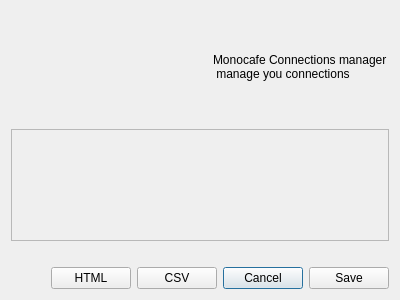
<?xml version="1.0" encoding="UTF-8"?>
<ui version="4.0">
 <class>edit_connections_dialog</class>
 <widget class="QDialog" name="edit_connections_dialog">
  <property name="geometry">
   <rect>
    <x>0</x>
    <y>0</y>
    <width>400</width>
    <height>300</height>
   </rect>
  </property>
  <property name="windowTitle">
   <string>Dialog</string>
  </property>
  <layout class="QVBoxLayout" name="verticalLayout_3">
   <item>
    <layout class="QVBoxLayout" name="verticalLayout_2">
     <item>
      <layout class="QHBoxLayout" name="horizontalLayout">
       <item>
        <spacer name="verticalSpacer">
         <property name="orientation">
          <enum>Qt::Vertical</enum>
         </property>
         <property name="sizeHint" stdset="0">
          <size>
           <width>20</width>
           <height>40</height>
          </size>
         </property>
        </spacer>
       </item>
       <item>
        <widget class="QLabel" name="label_Image">
         <property name="text">
          <string/>
         </property>
        </widget>
       </item>
       <item>
        <widget class="QLabel" name="label">
         <property name="text">
          <string>Monocafe Connections manager
 manage you connections</string>
         </property>
        </widget>
       </item>
      </layout>
     </item>
    </layout>
   </item>
   <item>
    <widget class="QScrollArea" name="tree_scroll">
     <property name="widgetResizable">
      <bool>true</bool>
     </property>
     <widget class="QWidget" name="scrollAreaWidgetContents_2">
      <property name="geometry">
       <rect>
        <x>0</x>
        <y>0</y>
        <width>380</width>
        <height>106</height>
       </rect>
      </property>
     </widget>
    </widget>
   </item>
   <item>
    <layout class="QGridLayout" name="gridLayout_2">
     <item row="1" column="4">
      <widget class="QPushButton" name="cancel_button">
       <property name="text">
        <string>Cancel</string>
       </property>
      </widget>
     </item>
     <item row="1" column="1">
      <widget class="QPushButton" name="Exp_html_button">
       <property name="text">
        <string extracomment="Export to HTML">HTML</string>
       </property>
      </widget>
     </item>
     <item row="1" column="0">
      <spacer name="horizontalSpacer">
       <property name="orientation">
        <enum>Qt::Horizontal</enum>
       </property>
       <property name="sizeHint" stdset="0">
        <size>
         <width>40</width>
         <height>20</height>
        </size>
       </property>
      </spacer>
     </item>
     <item row="1" column="2">
      <widget class="QPushButton" name="Exp_csv_button">
       <property name="text">
        <string extracomment="Export to CSV">CSV</string>
       </property>
      </widget>
     </item>
     <item row="1" column="5">
      <widget class="QPushButton" name="save_button">
       <property name="text">
        <string>Save</string>
       </property>
      </widget>
     </item>
     <item row="0" column="2">
      <spacer name="horizontalSpacer_2">
       <property name="orientation">
        <enum>Qt::Horizontal</enum>
       </property>
       <property name="sizeHint" stdset="0">
        <size>
         <width>40</width>
         <height>20</height>
        </size>
       </property>
      </spacer>
     </item>
    </layout>
   </item>
  </layout>
 </widget>
 <resources/>
 <connections>
  <connection>
   <sender>cancel_button</sender>
   <signal>clicked()</signal>
   <receiver>edit_connections_dialog</receiver>
   <slot>close()</slot>
   <hints>
    <hint type="sourcelabel">
     <x>256</x>
     <y>276</y>
    </hint>
    <hint type="destinationlabel">
     <x>199</x>
     <y>149</y>
    </hint>
   </hints>
  </connection>
 </connections>
</ui>
